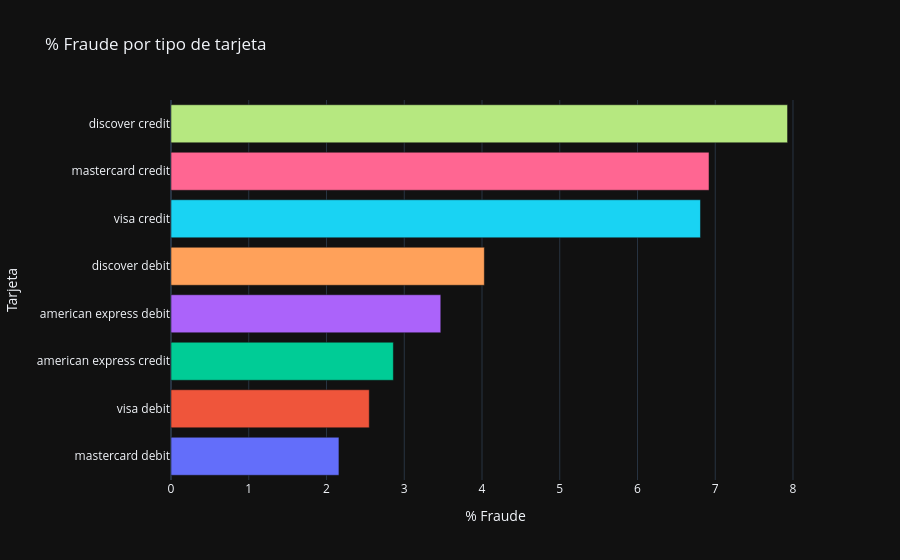

The code cell stored with this chart in its notebook:
### Code cell
# Filtrar solo las combinaciones con volumen significativo
df_tarjeta_filtrado = df_tarjeta[df_tarjeta["total_transacciones"] > 100].copy()
df_tarjeta_filtrado["etiqueta"] = df_tarjeta_filtrado["red_tarjeta"] + " " + df_tarjeta_filtrado["tipo_tarjeta"]

fig_tarjeta = px.bar(
    df_tarjeta_filtrado.sort_values("pct_fraude", ascending=True),
    x="pct_fraude",
    y="etiqueta",
    orientation="h",
    color="pct_fraude",
    color_continuous_scale="Reds",
    title="% Fraude por tipo de tarjeta",
    labels={"pct_fraude": "% Fraude", "etiqueta": "Tarjeta"}
)
fig_tarjeta.update_layout(template="plotly_dark", showlegend=False)
fig_tarjeta.show()

### Figure 1 — Plotly figure (JSON) as saved in the notebook; plotly's stock layout.template omitted (floating-point values rounded to 4 significant figures)
{"data": [{"hovertemplate": "% Fraude=%{x}<br>Tarjeta=%{y}<extra></extra>", "legendgroup": "2.16", "marker": {"color": "#636efa", "pattern": {"shape": ""}}, "name": "2.16", "orientation": "h", "showlegend": true, "textposition": "auto", "type": "bar", "x": [2.16], "xaxis": "x", "y": ["mastercard debit"], "yaxis": "y"}, {"hovertemplate": "% Fraude=%{x}<br>Tarjeta=%{y}<extra></extra>", "legendgroup": "2.55", "marker": {"color": "#EF553B", "pattern": {"shape": ""}}, "name": "2.55", "orientation": "h", "showlegend": true, "textposition": "auto", "type": "bar", "x": [2.55], "xaxis": "x", "y": ["visa debit"], "yaxis": "y"}, {"hovertemplate": "% Fraude=%{x}<br>Tarjeta=%{y}<extra></extra>", "legendgroup": "2.86", "marker": {"color": "#00cc96", "pattern": {"shape": ""}}, "name": "2.86", "orientation": "h", "showlegend": true, "textposition": "auto", "type": "bar", "x": [2.86], "xaxis": "x", "y": ["american express credit"], "yaxis": "y"}, {"hovertemplate": "% Fraude=%{x}<br>Tarjeta=%{y}<extra></extra>", "legendgroup": "3.47", "marker": {"color": "#ab63fa", "pattern": {"shape": ""}}, "name": "3.47", "orientation": "h", "showlegend": true, "textposition": "auto", "type": "bar", "x": [3.47], "xaxis": "x", "y": ["american express debit"], "yaxis": "y"}, {"hovertemplate": "% Fraude=%{x}<br>Tarjeta=%{y}<extra></extra>", "legendgroup": "4.03", "marker": {"color": "#FFA15A", "pattern": {"shape": ""}}, "name": "4.03", "orientation": "h", "showlegend": true, "textposition": "auto", "type": "bar", "x": [4.03], "xaxis": "x", "y": ["discover debit"], "yaxis": "y"}, {"hovertemplate": "% Fraude=%{x}<br>Tarjeta=%{y}<extra></extra>", "legendgroup": "6.81", "marker": {"color": "#19d3f3", "pattern": {"shape": ""}}, "name": "6.81", "orientation": "h", "showlegend": true, "textposition": "auto", "type": "bar", "x": [6.81], "xaxis": "x", "y": ["visa credit"], "yaxis": "y"}, {"hovertemplate": "% Fraude=%{x}<br>Tarjeta=%{y}<extra></extra>", "legendgroup": "6.92", "marker": {"color": "#FF6692", "pattern": {"shape": ""}}, "name": "6.92", "orientation": "h", "showlegend": true, "textposition": "auto", "type": "bar", "x": [6.92], "xaxis": "x", "y": ["mastercard credit"], "yaxis": "y"}, {"hovertemplate": "% Fraude=%{x}<br>Tarjeta=%{y}<extra></extra>", "legendgroup": "7.93", "marker": {"color": "#B6E880", "pattern": {"shape": ""}}, "name": "7.93", "orientation": "h", "showlegend": true, "textposition": "auto", "type": "bar", "x": [7.93], "xaxis": "x", "y": ["discover credit"], "yaxis": "y"}], "layout": {"barmode": "relative", "legend": {"title": {"text": "% Fraude"}, "tracegroupgap": 0}, "showlegend": false, "title": {"text": "% Fraude por tipo de tarjeta"}, "xaxis": {"anchor": "y", "categoryarray": [2.16, 2.55, 2.86, 3.47, 4.03, 6.81, 6.92, 7.93], "categoryorder": "array", "domain": [0, 1], "title": {"text": "% Fraude"}}, "yaxis": {"anchor": "x", "domain": [0, 1], "title": {"text": "Tarjeta"}}}}
